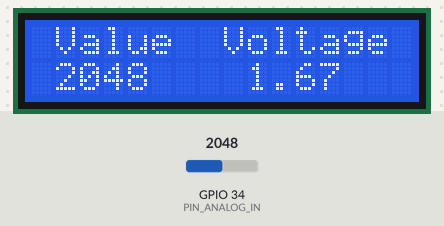
A program run on a simulated ESP32. Shown: 16×2 character LCD. The test bench sets the inputs (shaded band); at power-on: GPIO 34 (PIN_ANALOG_IN) = 2048. What the program prints to the serial monitor is not drawn.

Above: at 1.2 s.
1.3 s: GPIO 34 (PIN_ANALOG_IN) set to 1073
At 2.5 s:
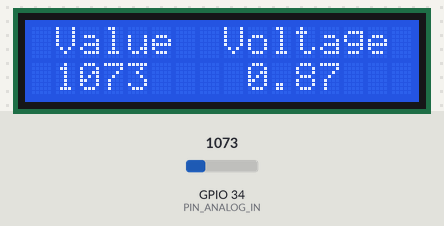
2.8 s: GPIO 34 (PIN_ANALOG_IN) set to 930
At 3.2 s:
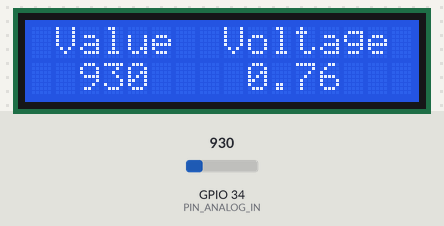
4.3 s: GPIO 34 (PIN_ANALOG_IN) set to 105
At 5.2 s:
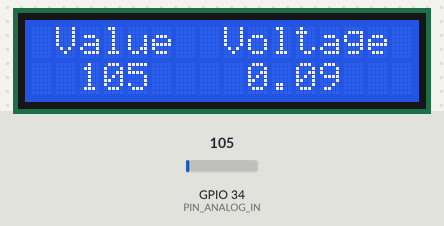
5.8 s: GPIO 34 (PIN_ANALOG_IN) set to 90
At 7.1 s:
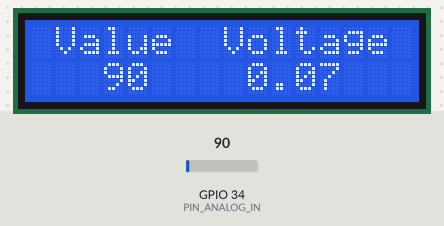
Timing chart, 0 to 8.3 s (numbered marks = the images above; inputs shaded):
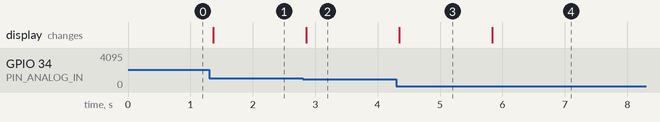

The program:

main.cpp
```cpp
/**********************************************************************
  Filename    : ADC formatted for PC Screen and LCD Screen
  Description : Displays A/D value and equivalent voltage
  Author      : David Elmo Ross
  Modification: 2025/01/12
**********************************************************************/

#include "arduino.h"                        // include Arduino.h library
#include <LiquidCrystal_I2C.h>              // include Library for 1602 I2C LCD
#include <Wire.h>                           // include Library for Wire.h

#define SDA 13                              //Define SDA pins
#define SCL 14                              //Define SCL pins

LiquidCrystal_I2C lcd(0x27,16,2);           // LCD i2c address 0x27, cols=16, rows=2
#define PIN_ANALOG_IN  34                   // Pin 34 is the A/D being used
void setup()
{
  Serial.begin(115200);                     // platformio.ini has monitor_speed = 115200
                                            // make sure both are set to same value
  Wire.begin(SDA, SCL);                     // attach to the IIC pin
  lcd.init();                               // LCD driver initialization
  lcd.backlight();                          // Open the backlight
  lcd.setCursor(0,0);                       // lcd cursor to col 0 row 0
  lcd.print(" Value  Voltage ");            // Print TITLE  Value Voltage on LCD
}
void loop()
{
short adcVal;                               // declare adcVal as a short
double voltage;                             // declare voltage as a double
char buff[16];                              // set char buff to 16 since 16 cols
void clear(void);                           // This function clears the screen and positions
                                            // the cursor at (1,1) top left of screen
clear();                                    // run clear function

printf("\e[1;1H\e[2J\e[10;30H\e[1;31mAnalog Value Analog Voltage");
                                            // clear screen & start title at (10,30) in red
printf("\e[0m\e[34m");                      // set data colour to by cyan

for(;;)                                     // endless loop
  {
      adcVal = analogRead(PIN_ANALOG_IN);   // adcVal gets value from 0-4095
      voltage = adcVal / 4095.0 * 3.333;    // voltages gets value from 0-3.33
                                            // convert adcVal and voltage to characters
                                            // and put in buff since lcd.print function
                                            // can only print chars
      sprintf(buff," %4d   %5.2f",adcVal,voltage);
      lcd.setCursor(0,1);                   // set LCD cursor to col 0 and row 1
      lcd.print(buff);                      // print formatted adcVal and voltage
                                            // on lcd screen
      printf("\e[11;35H");                  // position cursor at (11,35) on PC screen
      printf("%5d\t\t%4.2f",adcVal,voltage);// print adcVal and voltage there
      fflush(stdout);                       // fflush stdout to synch screen data
      delay(200);                           // wait 200 ms between samples
  }
}
void clear(void)
{
   printf("\e[2J");                          // escape sequence <ESC> [ 2 J clears the screen
   fflush(stdout);                           // flush the screen output buffer to clear screen
   printf("\e[1;1H");                        // escape sequence to set cursor to top left of screen
   fflush(stdout);                           // flush stdout buffer contents to screen

}
```

Measured:
- after the input at 1.3 s, the display: changes after 0.07 s (image 1)
- after the input at 2.8 s, the display: changes after 0.06 s (image 2)
- after the input at 4.3 s, the display: changes after 0.05 s (image 3)
- after the input at 5.8 s, the display: changes at once (image 4)
